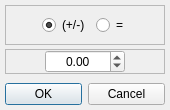
<?xml version="1.0" encoding="UTF-8"?>
<ui version="4.0">
 <class>CellEdit</class>
 <widget class="QDialog" name="CellEdit">
  <property name="windowModality">
   <enum>Qt::WindowModal</enum>
  </property>
  <property name="geometry">
   <rect>
    <x>0</x>
    <y>0</y>
    <width>170</width>
    <height>110</height>
   </rect>
  </property>
  <property name="minimumSize">
   <size>
    <width>170</width>
    <height>110</height>
   </size>
  </property>
  <property name="maximumSize">
   <size>
    <width>170</width>
    <height>110</height>
   </size>
  </property>
  <property name="windowTitle">
   <string>Edit Cell</string>
  </property>
  <property name="modal">
   <bool>true</bool>
  </property>
  <layout class="QVBoxLayout" name="verticalLayout">
   <property name="spacing">
    <number>4</number>
   </property>
   <property name="leftMargin">
    <number>5</number>
   </property>
   <property name="topMargin">
    <number>5</number>
   </property>
   <property name="rightMargin">
    <number>5</number>
   </property>
   <property name="bottomMargin">
    <number>5</number>
   </property>
   <item>
    <widget class="QFrame" name="frame">
     <property name="frameShape">
      <enum>QFrame::StyledPanel</enum>
     </property>
     <property name="frameShadow">
      <enum>QFrame::Raised</enum>
     </property>
     <layout class="QHBoxLayout" name="horizontalLayout">
      <item>
       <spacer name="horizontalSpacer">
        <property name="orientation">
         <enum>Qt::Horizontal</enum>
        </property>
        <property name="sizeHint" stdset="0">
         <size>
          <width>40</width>
          <height>20</height>
         </size>
        </property>
       </spacer>
      </item>
      <item>
       <widget class="QRadioButton" name="rChange">
        <property name="text">
         <string>(+/-)</string>
        </property>
        <property name="checked">
         <bool>true</bool>
        </property>
       </widget>
      </item>
      <item>
       <widget class="QRadioButton" name="rSet">
        <property name="text">
         <string>=</string>
        </property>
       </widget>
      </item>
      <item>
       <spacer name="horizontalSpacer_2">
        <property name="orientation">
         <enum>Qt::Horizontal</enum>
        </property>
        <property name="sizeHint" stdset="0">
         <size>
          <width>40</width>
          <height>20</height>
         </size>
        </property>
       </spacer>
      </item>
     </layout>
    </widget>
   </item>
   <item>
    <widget class="QFrame" name="frame_2">
     <property name="frameShape">
      <enum>QFrame::StyledPanel</enum>
     </property>
     <property name="frameShadow">
      <enum>QFrame::Raised</enum>
     </property>
     <layout class="QHBoxLayout" name="horizontalLayout_2">
      <property name="spacing">
       <number>0</number>
      </property>
      <property name="leftMargin">
       <number>0</number>
      </property>
      <property name="topMargin">
       <number>0</number>
      </property>
      <property name="rightMargin">
       <number>0</number>
      </property>
      <property name="bottomMargin">
       <number>0</number>
      </property>
      <item>
       <spacer name="horizontalSpacer_3">
        <property name="orientation">
         <enum>Qt::Horizontal</enum>
        </property>
        <property name="sizeHint" stdset="0">
         <size>
          <width>40</width>
          <height>20</height>
         </size>
        </property>
       </spacer>
      </item>
      <item>
       <widget class="QDoubleSpinBox" name="sbValue">
        <property name="minimumSize">
         <size>
          <width>80</width>
          <height>0</height>
         </size>
        </property>
        <property name="maximumSize">
         <size>
          <width>16777215</width>
          <height>16777215</height>
         </size>
        </property>
        <property name="alignment">
         <set>Qt::AlignCenter</set>
        </property>
        <property name="minimum">
         <double>-30.000000000000000</double>
        </property>
        <property name="maximum">
         <double>30.000000000000000</double>
        </property>
        <property name="singleStep">
         <double>0.250000000000000</double>
        </property>
       </widget>
      </item>
      <item>
       <spacer name="horizontalSpacer_4">
        <property name="orientation">
         <enum>Qt::Horizontal</enum>
        </property>
        <property name="sizeHint" stdset="0">
         <size>
          <width>40</width>
          <height>20</height>
         </size>
        </property>
       </spacer>
      </item>
     </layout>
    </widget>
   </item>
   <item>
    <spacer name="verticalSpacer">
     <property name="orientation">
      <enum>Qt::Vertical</enum>
     </property>
     <property name="sizeHint" stdset="0">
      <size>
       <width>20</width>
       <height>40</height>
      </size>
     </property>
    </spacer>
   </item>
   <item>
    <widget class="QDialogButtonBox" name="buttonBox">
     <property name="orientation">
      <enum>Qt::Horizontal</enum>
     </property>
     <property name="standardButtons">
      <set>QDialogButtonBox::Cancel|QDialogButtonBox::Ok</set>
     </property>
    </widget>
   </item>
  </layout>
 </widget>
 <resources/>
 <connections>
  <connection>
   <sender>buttonBox</sender>
   <signal>accepted()</signal>
   <receiver>CellEdit</receiver>
   <slot>accept()</slot>
   <hints>
    <hint type="sourcelabel">
     <x>248</x>
     <y>254</y>
    </hint>
    <hint type="destinationlabel">
     <x>157</x>
     <y>274</y>
    </hint>
   </hints>
  </connection>
  <connection>
   <sender>buttonBox</sender>
   <signal>rejected()</signal>
   <receiver>CellEdit</receiver>
   <slot>reject()</slot>
   <hints>
    <hint type="sourcelabel">
     <x>316</x>
     <y>260</y>
    </hint>
    <hint type="destinationlabel">
     <x>286</x>
     <y>274</y>
    </hint>
   </hints>
  </connection>
 </connections>
</ui>
